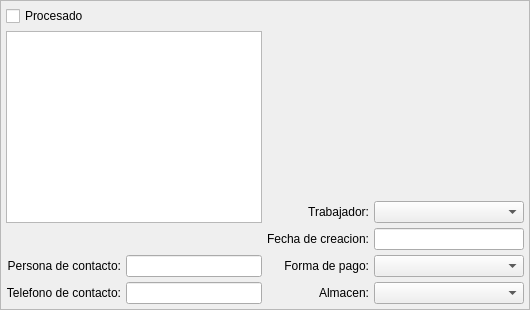
    <widget class="QFrame" name="frame" >
     <property name="sizePolicy" >
      <sizepolicy vsizetype="Preferred" hsizetype="Expanding" >
       <horstretch>0</horstretch>
       <verstretch>0</verstretch>
      </sizepolicy>
     </property>
     <property name="minimumSize" >
      <size>
       <width>0</width>
       <height>0</height>
      </size>
     </property>
     <property name="frameShape" >
      <enum>QFrame::StyledPanel</enum>
     </property>
     <property name="frameShadow" >
      <enum>QFrame::Raised</enum>
     </property>
     <layout class="QGridLayout" >
      <property name="margin" >
       <number>5</number>
      </property>
      <property name="spacing" >
       <number>5</number>
      </property>
      <item row="0" column="0" colspan="4" >
       <widget class="QCheckBox" name="mui_procesadoalbaran" >
        <property name="sizePolicy" >
         <sizepolicy vsizetype="Fixed" hsizetype="Preferred" >
          <horstretch>0</horstretch>
          <verstretch>0</verstretch>
         </sizepolicy>
        </property>
        <property name="text" >
         <string>Procesado</string>
        </property>
       </widget>
      </item>
      <item rowspan="2" row="1" column="0" colspan="2" >
       <widget class="BusquedaCliente" name="mui_idcliente" />
      </item>
      <item row="1" column="2" colspan="2" >
       <spacer>
        <property name="orientation" >
         <enum>Qt::Horizontal</enum>
        </property>
        <property name="sizeType" >
         <enum>QSizePolicy::Ignored</enum>
        </property>
        <property name="sizeHint" stdset="0" >
         <size>
          <width>40</width>
          <height>20</height>
         </size>
        </property>
       </spacer>
      </item>
      <item row="2" column="2" >
       <widget class="QLabel" name="label16" >
        <property name="sizePolicy" >
         <sizepolicy vsizetype="Fixed" hsizetype="Minimum" >
          <horstretch>0</horstretch>
          <verstretch>0</verstretch>
         </sizepolicy>
        </property>
        <property name="text" >
         <string>Trabajador:</string>
        </property>
        <property name="alignment" >
         <set>Qt::AlignRight|Qt::AlignTrailing|Qt::AlignVCenter</set>
        </property>
        <property name="buddy" >
         <cstring>mui_idtrabajador</cstring>
        </property>
       </widget>
      </item>
      <item row="2" column="3" >
       <widget class="BusquedaTrabajador" name="mui_idtrabajador" >
        <property name="minimumSize" >
         <size>
          <width>150</width>
          <height>0</height>
         </size>
        </property>
        <property name="maximumSize" >
         <size>
          <width>150</width>
          <height>16777215</height>
         </size>
        </property>
       </widget>
      </item>
      <item row="3" column="2" >
       <widget class="QLabel" name="label15" >
        <property name="sizePolicy" >
         <sizepolicy vsizetype="Fixed" hsizetype="Preferred" >
          <horstretch>0</horstretch>
          <verstretch>0</verstretch>
         </sizepolicy>
        </property>
        <property name="text" >
         <string>Fecha de creacion:</string>
        </property>
        <property name="alignment" >
         <set>Qt::AlignRight|Qt::AlignTrailing|Qt::AlignVCenter</set>
        </property>
        <property name="buddy" >
         <cstring>mui_fechaalbaran</cstring>
        </property>
       </widget>
      </item>
      <item row="3" column="3" >
       <widget class="BusquedaFecha" name="mui_fechaalbaran" >
        <property name="minimumSize" >
         <size>
          <width>150</width>
          <height>0</height>
         </size>
        </property>
        <property name="maximumSize" >
         <size>
          <width>150</width>
          <height>16777215</height>
         </size>
        </property>
       </widget>
      </item>
      <item row="4" column="0" >
       <widget class="QLabel" name="label14" >
        <property name="sizePolicy" >
         <sizepolicy vsizetype="Fixed" hsizetype="Preferred" >
          <horstretch>0</horstretch>
          <verstretch>0</verstretch>
         </sizepolicy>
        </property>
        <property name="text" >
         <string>Persona de contacto:</string>
        </property>
        <property name="alignment" >
         <set>Qt::AlignRight|Qt::AlignTrailing|Qt::AlignVCenter</set>
        </property>
        <property name="buddy" >
         <cstring>mui_contactalbaran</cstring>
        </property>
       </widget>
      </item>
      <item row="4" column="1" >
       <widget class="QLineEdit" name="mui_contactalbaran" />
      </item>
      <item row="4" column="2" >
       <widget class="QLabel" name="label12" >
        <property name="sizePolicy" >
         <sizepolicy vsizetype="Fixed" hsizetype="Preferred" >
          <horstretch>0</horstretch>
          <verstretch>0</verstretch>
         </sizepolicy>
        </property>
        <property name="text" >
         <string>Forma de pago:</string>
        </property>
        <property name="alignment" >
         <set>Qt::AlignRight|Qt::AlignTrailing|Qt::AlignVCenter</set>
        </property>
        <property name="buddy" >
         <cstring>mui_idforma_pago</cstring>
        </property>
       </widget>
      </item>
      <item row="4" column="3" >
       <widget class="BusquedaFormaPago" name="mui_idforma_pago" >
        <property name="minimumSize" >
         <size>
          <width>150</width>
          <height>0</height>
         </size>
        </property>
        <property name="maximumSize" >
         <size>
          <width>150</width>
          <height>16777215</height>
         </size>
        </property>
       </widget>
      </item>
      <item row="5" column="0" >
       <widget class="QLabel" name="label10" >
        <property name="sizePolicy" >
         <sizepolicy vsizetype="Fixed" hsizetype="Preferred" >
          <horstretch>0</horstretch>
          <verstretch>0</verstretch>
         </sizepolicy>
        </property>
        <property name="text" >
         <string>Telefono de contacto:</string>
        </property>
        <property name="alignment" >
         <set>Qt::AlignRight|Qt::AlignTrailing|Qt::AlignVCenter</set>
        </property>
        <property name="buddy" >
         <cstring>mui_telalbaran</cstring>
        </property>
       </widget>
      </item>
      <item row="5" column="1" >
       <widget class="QLineEdit" name="mui_telalbaran" />
      </item>
      <item row="5" column="2" >
       <widget class="QLabel" name="label13" >
        <property name="sizePolicy" >
         <sizepolicy vsizetype="Fixed" hsizetype="Preferred" >
          <horstretch>0</horstretch>
          <verstretch>0</verstretch>
         </sizepolicy>
        </property>
        <property name="midLineWidth" >
         <number>0</number>
        </property>
        <property name="text" >
         <string>Almacen:</string>
        </property>
        <property name="alignment" >
         <set>Qt::AlignRight|Qt::AlignTrailing|Qt::AlignVCenter</set>
        </property>
        <property name="buddy" >
         <cstring>mui_idalmacen</cstring>
        </property>
       </widget>
      </item>
      <item row="5" column="3" >
       <widget class="BusquedaAlmacen" name="mui_idalmacen" >
        <property name="minimumSize" >
         <size>
          <width>150</width>
          <height>0</height>
         </size>
        </property>
        <property name="maximumSize" >
         <size>
          <width>150</width>
          <height>16777215</height>
         </size>
        </property>
       </widget>
      </item>
     </layout>
     <zorder>mui_procesadoalbaran</zorder>
     <zorder>mui_idcliente</zorder>
     <zorder>label16</zorder>
     <zorder>mui_idtrabajador</zorder>
     <zorder>label15</zorder>
     <zorder>mui_fechaalbaran</zorder>
     <zorder>label14</zorder>
     <zorder>mui_contactalbaran</zorder>
     <zorder>label12</zorder>
     <zorder>mui_idforma_pago</zorder>
     <zorder>label10</zorder>
     <zorder>mui_telalbaran</zorder>
     <zorder>label13</zorder>
     <zorder>mui_idalmacen</zorder>
     <zorder>mui_aceptar</zorder>
     <zorder>mui_numalbaran</zorder>
     <zorder>layoutWidget</zorder>
    </widget>
